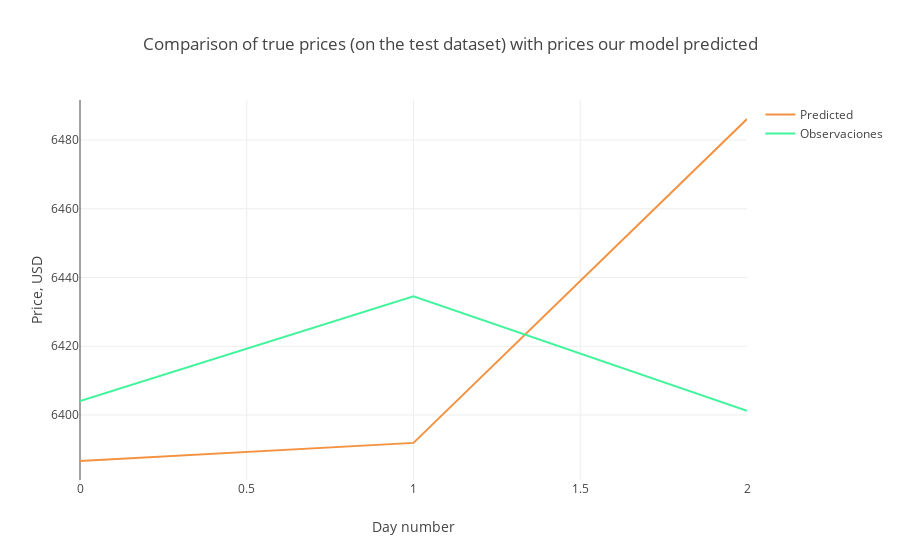

This figure's notebook cell:
### Code cell
# Visualización de 
trace1 = go.Scatter(
    x = np.arange(0, len(predicted_evaluation), 1),
    y = predicted_evaluation,
    mode = 'lines',
    name = 'Predicted',
    line = dict(color=('rgb(244, 146, 65)'), width=2)
)
trace2 = go.Scatter(
    x = np.arange(0, len(observated_evaluation), 1),
    y = observated_evaluation,
    mode = 'lines',
    name = 'Observaciones',
    line = dict(color=('rgb(66, 244, 155)'), width=2)
)

data = [trace1, trace2]
layout = dict(title = 'Comparison of true prices (on the test dataset) with prices our model predicted',
             xaxis = dict(title = 'Day number'), yaxis = dict(title = 'Price, USD'))
fig = dict(data=data, layout=layout)
py.iplot(fig, filename='results_demonstrating0')

### Figure 1 — Plotly figure (JSON) as saved in the notebook; plotly's stock layout.template omitted (floating-point values rounded to 4 significant figures)
{"data": [{"line": {"color": "rgb(244, 146, 65)", "width": 2}, "mode": "lines", "name": "Predicted", "type": "scatter", "x": [0, 1, 2], "y": [6387.0, 6392.0, 6486.0]}, {"line": {"color": "rgb(66, 244, 155)", "width": 2}, "mode": "lines", "name": "Observaciones", "type": "scatter", "x": [0, 1, 2], "y": [6404.0, 6435.0, 6401.0]}], "layout": {"title": "Comparison of true prices (on the test dataset) with prices our model predicted", "xaxis": {"title": "Day number"}, "yaxis": {"title": "Price, USD"}}}
